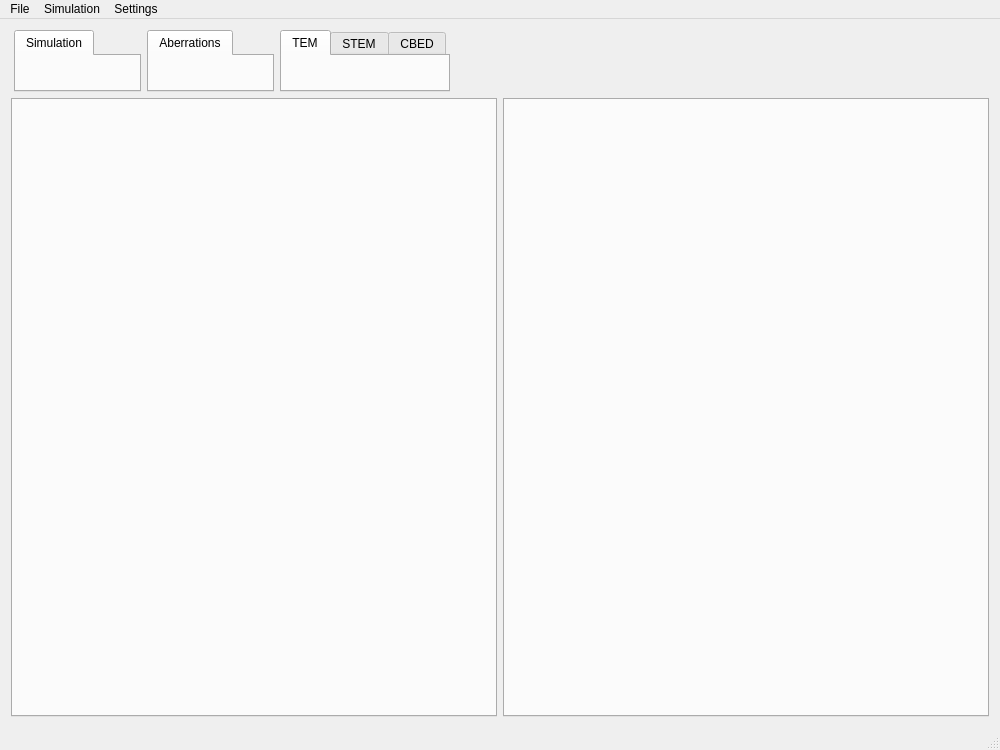
<?xml version="1.0" encoding="UTF-8"?>
<ui version="4.0">
 <class>MainWindow</class>
 <widget class="QMainWindow" name="MainWindow">
  <property name="geometry">
   <rect>
    <x>0</x>
    <y>0</y>
    <width>1000</width>
    <height>750</height>
   </rect>
  </property>
  <property name="minimumSize">
   <size>
    <width>1000</width>
    <height>600</height>
   </size>
  </property>
  <property name="windowTitle">
   <string>MainWindow</string>
  </property>
  <widget class="QWidget" name="centralWidget">
   <layout class="QVBoxLayout" name="verticalLayout_3" stretch="1,10">
    <item>
     <layout class="QHBoxLayout" name="hTabs" stretch="0,0,0,1">
      <property name="leftMargin">
       <number>3</number>
      </property>
      <property name="topMargin">
       <number>0</number>
      </property>
      <property name="rightMargin">
       <number>3</number>
      </property>
      <property name="bottomMargin">
       <number>0</number>
      </property>
      <item>
       <widget class="QTabWidget" name="twSim">
        <property name="sizePolicy">
         <sizepolicy hsizetype="Expanding" vsizetype="Expanding">
          <horstretch>0</horstretch>
          <verstretch>0</verstretch>
         </sizepolicy>
        </property>
        <property name="tabPosition">
         <enum>QTabWidget::North</enum>
        </property>
        <property name="currentIndex">
         <number>0</number>
        </property>
        <widget class="SimulationFrame" name="tSim">
         <attribute name="title">
          <string>Simulation</string>
         </attribute>
        </widget>
       </widget>
      </item>
      <item>
       <widget class="QTabWidget" name="twAberr">
        <property name="sizePolicy">
         <sizepolicy hsizetype="Expanding" vsizetype="Expanding">
          <horstretch>0</horstretch>
          <verstretch>0</verstretch>
         </sizepolicy>
        </property>
        <property name="tabPosition">
         <enum>QTabWidget::North</enum>
        </property>
        <property name="currentIndex">
         <number>0</number>
        </property>
        <widget class="AberrationFrame" name="tAberr">
         <attribute name="title">
          <string>Aberrations</string>
         </attribute>
        </widget>
       </widget>
      </item>
      <item>
       <widget class="QTabWidget" name="twMode">
        <property name="sizePolicy">
         <sizepolicy hsizetype="Fixed" vsizetype="Expanding">
          <horstretch>0</horstretch>
          <verstretch>0</verstretch>
         </sizepolicy>
        </property>
        <property name="tabPosition">
         <enum>QTabWidget::North</enum>
        </property>
        <property name="currentIndex">
         <number>0</number>
        </property>
        <property name="usesScrollButtons">
         <bool>false</bool>
        </property>
        <widget class="TemFrame" name="tTem">
         <attribute name="title">
          <string>TEM</string>
         </attribute>
        </widget>
        <widget class="StemFrame" name="tStem">
         <attribute name="title">
          <string>STEM</string>
         </attribute>
        </widget>
        <widget class="CbedFrame" name="tCbed">
         <attribute name="title">
          <string>CBED</string>
         </attribute>
        </widget>
       </widget>
      </item>
      <item>
       <spacer name="hs1">
        <property name="orientation">
         <enum>Qt::Horizontal</enum>
        </property>
        <property name="sizeHint" stdset="0">
         <size>
          <width>40</width>
          <height>20</height>
         </size>
        </property>
       </spacer>
      </item>
     </layout>
    </item>
    <item>
     <layout class="QHBoxLayout" name="hPlots">
      <item>
       <widget class="QTabWidget" name="twReal">
        <property name="currentIndex">
         <number>-1</number>
        </property>
       </widget>
      </item>
      <item>
       <widget class="QTabWidget" name="twRecip"/>
      </item>
     </layout>
    </item>
   </layout>
  </widget>
  <widget class="QMenuBar" name="menuBar">
   <property name="geometry">
    <rect>
     <x>0</x>
     <y>0</y>
     <width>1000</width>
     <height>20</height>
    </rect>
   </property>
   <widget class="QMenu" name="menuInput">
    <property name="title">
     <string>File</string>
    </property>
    <addaction name="actionOpen"/>
   </widget>
   <widget class="QMenu" name="menuSimulation">
    <property name="title">
     <string>Simulation</string>
    </property>
    <addaction name="actionGeneral"/>
    <addaction name="actionSet_area"/>
    <addaction name="actionAberrations"/>
    <addaction name="separator"/>
    <addaction name="actionExport_parameters"/>
    <addaction name="actionImport_parameters"/>
    <addaction name="separator"/>
    <addaction name="actionSimulate_EW"/>
    <addaction name="actionSimulate_Image"/>
   </widget>
   <widget class="QMenu" name="menuSettings">
    <property name="title">
     <string>Settings</string>
    </property>
    <addaction name="actionOpenCL"/>
    <addaction name="separator"/>
   </widget>
   <addaction name="menuInput"/>
   <addaction name="menuSimulation"/>
   <addaction name="menuSettings"/>
  </widget>
  <widget class="QStatusBar" name="statusBar">
   <property name="sizePolicy">
    <sizepolicy hsizetype="Expanding" vsizetype="Preferred">
     <horstretch>0</horstretch>
     <verstretch>0</verstretch>
    </sizepolicy>
   </property>
   <property name="styleSheet">
    <string notr="true">QStatusBar::item{border: 0px}</string>
   </property>
   <property name="sizeGripEnabled">
    <bool>true</bool>
   </property>
  </widget>
  <action name="actionOpen">
   <property name="text">
    <string>Open</string>
   </property>
   <property name="shortcut">
    <string>Ctrl+O</string>
   </property>
  </action>
  <action name="actionExport">
   <property name="text">
    <string>Export</string>
   </property>
  </action>
  <action name="actionPreferences">
   <property name="text">
    <string>Preferences</string>
   </property>
  </action>
  <action name="actionSimulate_EW">
   <property name="text">
    <string>Simulate EW</string>
   </property>
  </action>
  <action name="actionSimulate_Image">
   <property name="text">
    <string>Simulate Image</string>
   </property>
  </action>
  <action name="actionSet_area">
   <property name="text">
    <string>Area</string>
   </property>
  </action>
  <action name="actionOpenCL">
   <property name="text">
    <string>OpenCL</string>
   </property>
  </action>
  <action name="actionGeneral">
   <property name="text">
    <string>General</string>
   </property>
  </action>
  <action name="actionExport_2">
   <property name="text">
    <string>Export...</string>
   </property>
  </action>
  <action name="actionImport">
   <property name="text">
    <string>Import...</string>
   </property>
  </action>
  <action name="actionImportSettings">
   <property name="text">
    <string>Import</string>
   </property>
  </action>
  <action name="actionExportSettings">
   <property name="text">
    <string>Export</string>
   </property>
  </action>
  <action name="actionImport_2">
   <property name="text">
    <string>Import</string>
   </property>
  </action>
  <action name="actionExport_3">
   <property name="text">
    <string>Export</string>
   </property>
  </action>
  <action name="actionExport_parameters">
   <property name="text">
    <string>Export parameters</string>
   </property>
  </action>
  <action name="actionImport_parameters">
   <property name="text">
    <string>Import parameters</string>
   </property>
  </action>
  <action name="actionAberrations">
   <property name="text">
    <string>Aberrations</string>
   </property>
  </action>
 </widget>
 <layoutdefault spacing="6" margin="11"/>
 <customwidgets>
  <customwidget>
   <class>SimulationFrame</class>
   <extends>QWidget</extends>
   <header>frames/simulationframe.h</header>
   <container>1</container>
  </customwidget>
  <customwidget>
   <class>TemFrame</class>
   <extends>QWidget</extends>
   <header>frames/temframe.h</header>
   <container>1</container>
  </customwidget>
  <customwidget>
   <class>StemFrame</class>
   <extends>QWidget</extends>
   <header>frames/stemframe.h</header>
   <container>1</container>
  </customwidget>
  <customwidget>
   <class>CbedFrame</class>
   <extends>QWidget</extends>
   <header>frames/cbedframe.h</header>
   <container>1</container>
  </customwidget>
  <customwidget>
   <class>AberrationFrame</class>
   <extends>QWidget</extends>
   <header>frames/aberrationframe.h</header>
   <container>1</container>
  </customwidget>
 </customwidgets>
 <resources/>
 <connections/>
</ui>
